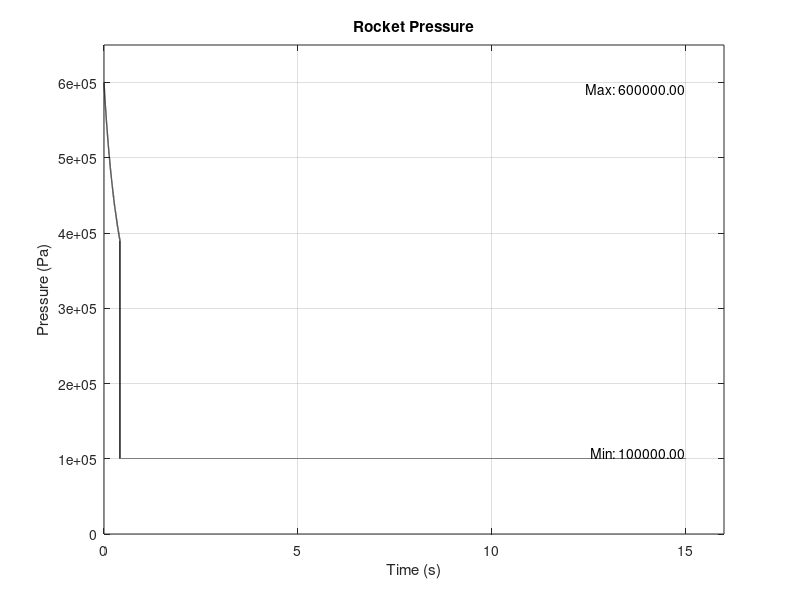
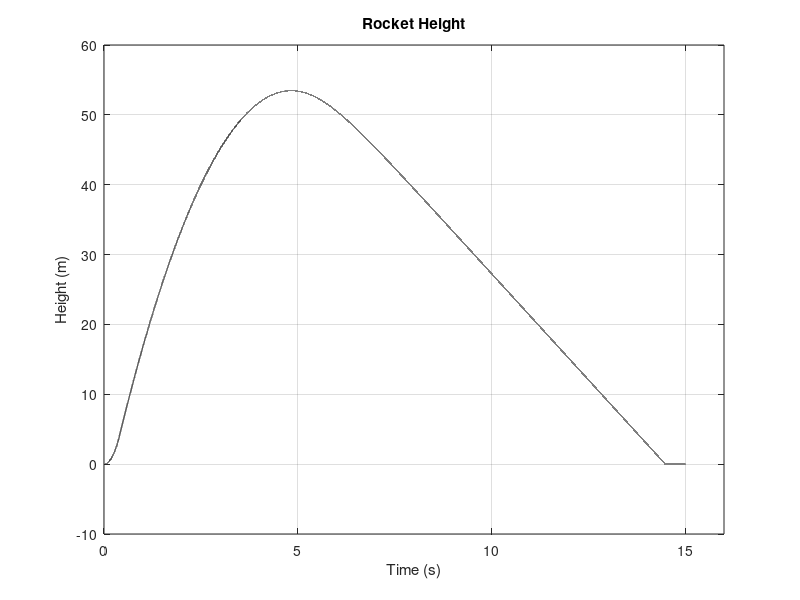

The MATLAB source for these figures, in order: (Note: this script raises an error after producing the figures.)
% Constants
g = 9.81; % Acceleration due to gravity (m/s^2)
rho = 1.18; % Density of air (kg/m^3)
CD_Bottle = 0.75; % Coefficient of drag of rocket
CD_Parachute = 1.75; % Coefficient of drag of parachute
areaParachute = 0.282; % Area of parachute (m^2)
diaNozzle = 0.0089; % Diameter of nozzle (m)
areaNozzle = pi * (diaNozzle / 2)^2; % Area of nozzle (m^2)
diaBottle = 0.0955; % Diameter of bottle (m)
areaBottle = pi * (diaBottle / 2)^2; % Cross-sectional area of bottle (m^2)
mWingsConnector = 0.0053; % Mass of wings/connector (kg)
mRocketTop = 0.247; % Mass of rocket top (kg)
mBottle = 0.043; % Mass of bottle (kg)
mBattery = 0.005; % Mass of battery (kg)
mPayload = 0.1; % Mass of payload (kg)
dWater = 997; % Density of water (kg/m^3)

% Creating Matrices
dt = 0.0001; % Time step (s)
t = 0:dt:15; % Time array (s) Full flight ~20s Thrust phase ~0.5s
v = zeros(size(t)); % Velocity array (m/s)
h = zeros(size(t)); % Height array (m)
a = zeros(size(t)); % Acceleration array (m/s^2)
p = zeros(size(t)); % Pressure array (Pa)
massLost = zeros(size(t)); % Mass lost array (kg)
mflowrate = zeros(size(t)); % Mass flow rate array (kg/s)
thrust = zeros(size(t)); % Mass flow rate array (kg/s)
velocityWaterout = zeros(size(t));
massCurrent = zeros(size(t));

% Initial conditions

vAir = 0.0013; % Initial volume of air (m^3)
vWater = 0.0007; % Initial volume of water (m^3)
mWater = vWater * dWater; % Mass of water (kg)
mTotal = mWingsConnector + mRocketTop + mBottle + mBattery + mPayload + mWater; % Total initial mass (kg)
p(1) = 6e5; % Initial pressure (Pa)
atmP = 1e5; % Atmospheric pressure (Pa)
constant = vAir * p(1); % PV = constant
v(1)=0;

%0.002 kg
last_i = 0; % keep track of last i from previous loop

% Thrust Phase
for i = last_i+1:length(t)-1
    if  a(i) >= 0
        velocityWaterout(i) = sqrt(2 * (p(i) - atmP) / dWater); % Velocity of water at nozzle
        mflowrate(i) = areaNozzle * velocityWaterout(i) * dWater; % Mass flow rate of water out
        massLost(i) = mflowrate(i) * dt; % Mass flow
        massCurrent(i) = mTotal - sum(massLost); % Adjusting rocket mass due to water ejection
        thrust(i) = mflowrate(i) * velocityWaterout(i); % Thrust
        a(i+1) = ((thrust(i) - 0.5 * rho * CD_Bottle * areaBottle * v(i)^2) / massCurrent(i) - g); % a = F / m
        if p(i) > 390000
            p(i+1) = constant / (vAir + sum(massLost) / dWater);  %PV = constant
        else % Break condition when water finishes
            p(last_i+1:length(t)) = atmP; % Assuming pressure equalises instantly and air is light and has negligible work
            massCurrent(i:length(t)) = massCurrent(i); % Will remain constant, updates all remaining values to this value
            break;
        end
        v(i+1) = v(i) + (a(i+1) + a(i)) / 2 * dt; % Using trapezoidal rule
        h(i+1) = h(i) + (v(i+1) + v(i)) / 2 * dt; % Using trapezoidal rule
        last_i = i; % Latest loop iteration
    end
end

% Deceleration Phase
for i = last_i+1:length(t)-1 % Resumes where previous loop finished
    if v(i) < 0
        break; % Stops loop when velocity is negative
    end
    %a(i) = -g;
    a(i) = -g - (0.5 * rho * CD_Bottle * areaBottle * v(i)^2 / mTotal);
    v(i+1) = v(i) + (a(i+1) + a(i)) / 2 * dt; % Using trapezoidal rule
    h(i+1) = h(i) + (v(i+1) + v(i)) / 2 * dt; % Using trapezoidal rule
    last_i = i;
end

% Parachute Phase
for i = last_i:length(t)-1 % Resumes where previous loop finished
    if h(i) < 0
        break; % Stops loop when height is negative
    end
    %a(i) = -g;
    a(i) = - g + (0.5 * rho * CD_Parachute * areaParachute * v(i)^2 / mTotal); % Drag / Mass = decelleration by drag
    v(i+1) = v(i) + (a(i+1) + a(i)) / 2 * dt; % Using trapezoidal rule
    h(i+1) = h(i) + (v(i+1) + v(i)) / 2 * dt; % Using trapezoidal rule
end

max_p = max(p);
min_p = min(p);
max_h = max(h);
min_h = min(h);
max_v = max(v);
min_v = min(v);
max_a = max(a);
min_a = min(a);
max_thrust = max(thrust);
min_thrust = min(thrust);
max_massCurrent = max(massCurrent);
min_massCurrent = min(massCurrent);

figure(1);
plot(t, p(1:length(t)),'LineWidth',1,'Color','k');
xlabel('Time (s)');
ylabel('Pressure (Pa)');
title('Rocket Pressure');
grid on;
xticks(0:5:t(end));
yticks(min_p-1e5:1e5:max_p+5e4);
ylim([min_p-1e5 max_p+5e4]);
text(t(end), max_p, sprintf('Max: %.2f', max_p), 'HorizontalAlignment', 'right', 'VerticalAlignment', 'top');
text(t(end), min_p, sprintf('Min: %.2f', min_p), 'HorizontalAlignment', 'right', 'VerticalAlignment', 'bottom');

figure(2);
plot(t, h(1:length(t)),'LineWidth',1,'Color','k');
xlabel('Time (s)');
ylabel('Height (m)');
title('Rocket Height');
grid on;
xticks(0:5:t(end));
yticks(round(min_h,-1):10:round(max_h+5,-1));
ylim([min_h max_h+5]);
text(t(end), max_h, sprintf('Max: %.2f', max_h), 'HorizontalAlignment', 'right', 'VerticalAlignment', 'top');
text(t(end), min_h, sprintf('Min: %.2f', min_h), 'HorizontalAlignment', 'right', 'VerticalAlignment', 'bottom');

figure(3);
plot(t, v(1:length(t)),'LineWidth',1,'Color','k');
xlabel('Time (s)');
ylabel('Velocity (m/s)');
title('Rocket Velocity');
grid on;
xticks(0:5:t(end));
yticks(round(min_v-5,-1):10:round(max_v+2,-1));
ylim([min_v-5 max_v+2]);
text(t(end), max_v, sprintf('Max: %.2f', max_v), 'HorizontalAlignment', 'right', 'VerticalAlignment', 'top');
text(t(end), min_v, sprintf('Min: %.2f', min_v), 'HorizontalAlignment', 'right', 'VerticalAlignment', 'bottom');

figure(4);
plot(t, a(1:length(t)),'LineWidth',1,'Color','k');
xlabel('Time (s)');
ylabel('Acceleration (m/s^2)');
title('Rocket Acceleration');
grid on;
xticks(0:5:t(end));
yticks(round(min_a-10,-1):10:round(max_a+10,-1));
ylim([min_a-10 max_a+10]);
text(t(end), max_a, sprintf('Max: %.2f', max_a), 'HorizontalAlignment', 'right', 'VerticalAlignment', 'top');
text(t(end), min_a, sprintf('Min: %.2f', min_a), 'HorizontalAlignment', 'right', 'VerticalAlignment', 'bottom');

figure(5);
plot(t, thrust(1:length(t)),'LineWidth',1,'Color','k');
xlabel('Time (s)');
ylabel('Thrust (N)');
title('Rocket Thrust');
grid on;
xticks(0:5:t(end));
yticks(round(min_thrust-10,-1):10:round(max_thrust+10,-1));
ylim([min_thrust-10 max_thrust+10]);
text(t(end), max_thrust, sprintf('Max: %.2f', max_thrust), 'HorizontalAlignment', 'right', 'VerticalAlignment', 'top');
text(t(end), min_thrust, sprintf('Min: %.2f', min_thrust), 'HorizontalAlignment', 'right', 'VerticalAlignment', 'bottom');

figure(6);
plot(t, massCurrent(1:length(t)),'LineWidth',1,'Color','k');
xlabel('Time (s)');
ylabel('Mass (kg)');
title('Total Rocket Mass (water included)');
grid on;
xticks(0:5:t(end));
yticks(0:0.2:round(max_massCurrent,1));
ylim([0 max_massCurrent]);
text(t(end), max_massCurrent, sprintf('Max: %.2f', max_massCurrent), 'HorizontalAlignment', 'right', 'VerticalAlignment', 'top');
text(t(end), min_massCurrent, sprintf('Min: %.2f', min_massCurrent), 'HorizontalAlignment', 'right', 'VerticalAlignment', 'bottom');
